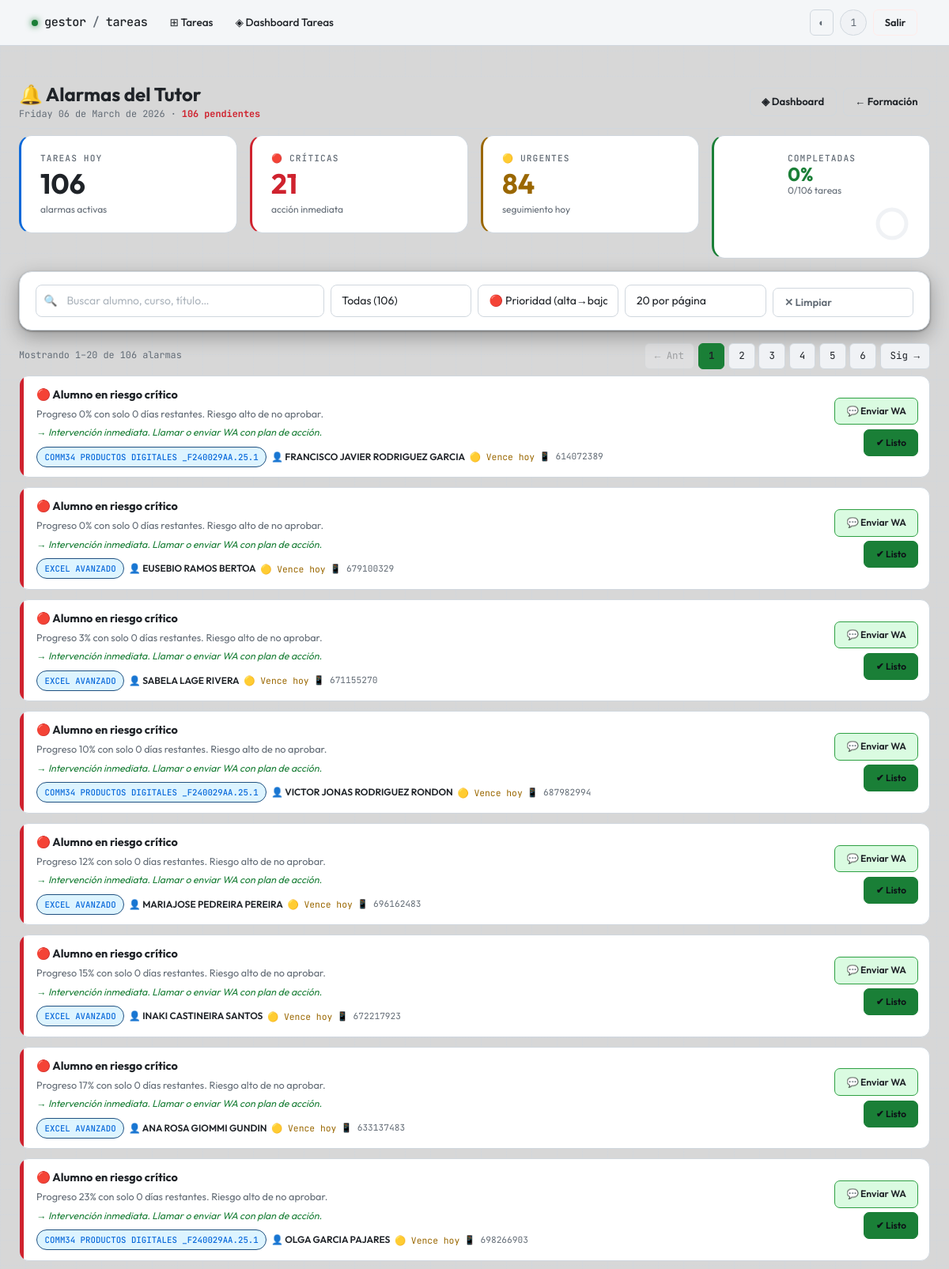
The app's page /formacion/alarmas (signed in, upper part) with its own data.
### tables this page shows
CREATE TABLE alumnos (
            id              INTEGER PRIMARY KEY AUTOINCREMENT,
            curso           TEXT,
            nombre          TEXT NOT NULL,
            progreso        REAL DEFAULT 0,
            examenes        INTEGER DEFAULT 0,
            fecha_inicio    TEXT,
            fecha_fin       TEXT,
            supera_75       INTEGER DEFAULT 0,
            telefono        TEXT,
            tutor_id        INTEGER,
            created_at      TEXT DEFAULT (datetime('now'))
        , archivado INTEGER DEFAULT 0, archivado_at TEXT, ultima_importacion TEXT, delta_progreso REAL DEFAULT 0, avanzo INTEGER DEFAULT 0);

### formacion.py (the view)
@formacion_bp.route("/formacion/alarmas")
@login_required
def formacion_alarmas():
    tutor_id   = session["user_id"]
    alarmas    = _generar_alarmas(tutor_id)
    completadas = _get_completadas_hoy(tutor_id)
    for a in alarmas:
        a["completada"] = a["clave"] in completadas
    total      = len(alarmas)
    pendientes = sum(1 for a in alarmas if not a["completada"])
    hechas     = total - pendientes
    from datetime import date as _d
    hoy_str = _d.today().strftime("%A %d de %B de %Y")
    return render_template(
        "formacion_alarmas.html",
        alarmas=alarmas,
        total=total,
        pendientes=pendientes,
        hechas=hechas,
        hoy_str=hoy_str,
    )

### formacion.py (called while the page is built)
def login_required(f):
    @wraps(f)
    def decorated(*args, **kwargs):
        if "user_id" not in session:
            return redirect(url_for("login"))
        return f(*args, **kwargs)
    return decorated

def get_form_conn():
    conn = sqlite3.connect(FORM_DB)
    conn.row_factory = sqlite3.Row
    return conn

def _get_completadas_hoy(tutor_id):
    from datetime import date as _d
    hoy = _d.today().isoformat()
    conn = get_form_conn()
    rows = conn.execute(
        "SELECT clave FROM alarmas_completadas WHERE tutor_id=? AND fecha_dia=?",
        (tutor_id, hoy)
    ).fetchall()
    conn.close()
    return {r["clave"] for r in rows}

### templates/formacion_alarmas.html (shortened to what this page needs)
{% extends "base.html" %}
{% block content %}
{% set criticas     = alarmas | selectattr('prioridad', 'equalto', 1) | list %}
{% set urgentes     = alarmas | selectattr('prioridad', 'equalto', 2) | list %}
{% set informativas = alarmas | selectattr('prioridad', 'equalto', 3) | list %}
<div class="sticky-top-bar">
  <div class="d-flex align-items-center justify-content-between flex-wrap gap-2">
    <div>
      <h4 style="font-weight:700; margin:0;">🔔 Alarmas del Tutor</h4>
      <div style="font-family:var(--mono); font-size:.74rem; color:var(--text-muted); margin-top:.15rem;">
        {{ hoy_str }}
        {% if pendientes > 0 %}
          · <span style="color:var(--red); font-weight:700;">{{ pendientes }} pendiente{{ 's' if pendientes != 1 else '' }}</span>
        {% else %}
          · <span style="color:var(--accent);">✔ Todo al día</span>
        {% endif %}
      </div>
    </div>
    <div class="d-flex gap-2">
      <a href="{{ url_for('formacion.formacion_dashboard') }}" class="btn btn-g-ghost btn-sm">◈ Dashboard</a>
      <a href="{{ url_for('formacion.formacion') }}" class="btn btn-g-ghost btn-sm">← Formación</a>
    </div>
  </div>
</div>
<div class="row g-3 mb-3">
  <div class="col-6 col-md-3">
    <div class="stat-card blue">
      <div class="stat-label">Tareas hoy</div>
      <div class="stat-value">{{ total }}</div>
      <div style="font-size:.75rem; color:var(--text-muted);">alarmas activas</div>
    </div>
  </div>
  <div class="col-6 col-md-3">
    <div class="stat-card red">
      <div class="stat-label">🔴 Críticas</div>
      <div class="stat-value" style="color:var(--red);">{{ criticas | length }}</div>
      <div style="font-size:.75rem; color:var(--text-muted);">acción inmediata</div>
    </div>
  </div>
  <div class="col-6 col-md-3">
    <div class="stat-card amber">
      <div class="stat-label">🟡 Urgentes</div>
      <div class="stat-value" style="color:var(--amber);">{{ urgentes | length }}</div>
      <div style="font-size:.75rem; color:var(--text-muted);">seguimiento hoy</div>
    </div>
  </div>
  <div class="col-6 col-md-3">
    {% set pct  = ((hechas / total * 100) | round(0) | int) if total else 0 %}
    {% set circ = 2 * 3.14159 * 18 %}
    {% set offset = circ * (1 - pct / 100) %}
    <div class="stat-card green" style="display:flex; align-items:center; gap:.6rem;">
      <div>
        <div class="stat-label">Completadas</div>
        <div class="stat-value" style="color:var(--accent); font-size:1.5rem;">{{ pct }}%</div>
        <div style="font-size:.75rem; color:var(--text-muted);">{{ hechas }}/{{ total }} tareas</div>
      </div>
      <svg class="ring-svg ms-auto" viewBox="0 0 46 46">
        <circle class="ring-bg" cx="23" cy="23" r="18"/>
        <circle class="ring-fg" cx="23" cy="23" r="18"
          stroke="{{ '#3fb950' if pct==100 else ('#d29922' if pct>0 else '#f85149') }}"
          stroke-dasharray="{{ circ }}"
          stroke-dashoffset="{{ offset }}"/>
      </svg>
    </div>
  </div>
</div>
{% if total == 0 %}
<div class="gcard">
  <div class="gcard-body" style="text-align:center; padding:3.5rem 1rem;">
    <div style="font-size:3.5rem; margin-bottom:.7rem;">🎉</div>
    <h5 style="font-weight:700; margin-bottom:.4rem;">¡Sin tareas pendientes hoy!</h5>
    <p style="color:var(--text-muted); font-size:.88rem;">No hay alarmas activas. Todos los alumnos están en orden.</p>
    <a href="{{ url_for('formacion.formacion') }}" class="btn btn-g-primary mt-2">← Volver a Formación</a>
  </div>
</div>
{% else %}
<div class="gcard mb-3">
  <div class="gcard-body" style="padding:1rem 1.25rem;">
    <div class="row g-2 align-items-end">
      <div class="col-12 col-md-4">
        <div class="search-wrap">
          <span class="search-icon">🔍</span>
          <input type="text" id="buscador" class="form-control"
                 placeholder="Buscar alumno, curso, título…">
        </div>
      </div>
      <div class="col-6 col-md-2">
        <select id="sel-filtro" class="form-select">
          <option value="todas">Todas ({{ total }})</option>
        </select>
      </div>
      <div class="col-6 col-md-2">
        <select id="sel-orden" class="form-select">
          <option value="prioridad_asc">🔴 Prioridad (alta→baja)</option>
        </select>
      </div>
      <div class="col-6 col-md-2">
        <select id="sel-perpage" class="form-select">
          <option value="20" selected>20 por página</option>
        </select>
      </div>
      <div class="col-6 col-md-2">
        <button onclick="limpiarFiltros()" class="btn btn-g-ghost w-100">✕ Limpiar</button>
      </div>
    </div>
  </div>
</div>
<div class="d-flex align-items-center justify-content-between flex-wrap gap-2 mb-2" id="pag-top-wrap" style="display:none!important;">
  <span id="pag-info-top" style="font-family:var(--mono); font-size:.74rem; color:var(--text-muted);"></span>
  <ul class="gpagination" id="pag-top" style="margin:0;"></ul>
</div>
<div id="alarmas-container">
  {% macro card(a) %}
  <div class="alarma-card {% if a.completada %}completada{% endif %}"
       data-prioridad="{{ a.prioridad }}"
       data-completada="{{ '1' if a.completada else '0' }}"
       data-alumno="{{ a.alumno_nombre | lower }}"
       data-curso="{{ a.curso | lower }}"
       data-titulo="{{ a.titulo | lower }}"
       data-dias="{{ a.dias_restantes if a.dias_restantes is not none else 9999 }}"
       data-search="{{ a.alumno_nombre | lower }} {{ a.curso | lower }} {{ a.titulo | lower }} {{ a.descripcion | lower }}">
    <div class="alarma-inner">
      <div class="alarma-stripe stripe-{{ a.prioridad }}"></div>
      <div class="alarma-body">
        <div class="alarma-titulo">{{ a.emoji }} {{ a.titulo }}</div>
        <div class="alarma-desc">{{ a.descripcion }}</div>
        <div class="alarma-accion">→ {{ a.accion }}</div>
        <div class="alarma-meta">
          <span class="badge-g badge-cat" style="font-size:.67rem;">{{ a.curso }}</span>
          {% if a.alumno_id %}
            <span style="font-size:.75rem; font-weight:600;">👤 {{ a.alumno_nombre }}</span>
          {% else %}
            <span style="font-size:.75rem; font-weight:600; color:var(--text-muted);">📚 {{ a.alumno_nombre }}</span>
          {% endif %}
          {% if a.dias_restantes is not none %}
            <span style="font-family:var(--mono); font-size:.71rem;
                  color:{% if a.dias_restantes < 0 %}var(--red){% elif a.dias_restantes <= 7 %}var(--amber){% else %}var(--text-muted){% endif %};">
              {% if a.dias_restantes < 0 %}
                🔴 Venció hace {{ a.dias_restantes | abs }} día{{ 's' if (a.dias_restantes | abs) != 1 else '' }}
              {% elif a.dias_restantes == 0 %}
                🟡 Vence hoy
              {% else %}
                📅 {{ a.dias_restantes }} día{{ 's' if a.dias_restantes != 1 else '' }} restante{{ 's' if a.dias_restantes != 1 else '' }}
              {% endif %}
            </span>
          {% endif %}
          {% if a.telefono %}
            <span style="font-size:.7rem; color:var(--text-muted); font-family:var(--mono);">📱 {{ a.telefono }}</span>
          {% elif a.alumno_id and a.tipo != 'sin_telefono' %}
            <span style="font-size:.7rem; color:var(--red);">⚠ sin teléfono</span>
          {% endif %}
        </div>
      </div>
      <div class="alarma-actions">
        {% if a.wa_link %}
          <a href="{{ a.wa_link }}" target="_blank"
             class="btn btn-g-success btn-sm"
             style="white-space:nowrap; font-size:.76rem;">💬 Enviar WA</a>
        {% endif %}
        <form method="POST" action="{{ url_for('formacion.alarma_completar') }}">
          {% if a.completada %}
            <input type="hidden" name="accion" value="deshacer">
            <button type="submit" class="btn btn-g-ghost btn-sm"
                    style="white-space:nowrap; font-size:.74rem;">↩ Deshacer</button>
          {% else %}
            <button type="submit" class="btn btn-g-primary btn-sm"
                    style="white-space:nowrap; font-size:.74rem;">✔ Listo</button>
          {% endif %}
        </form>
      </div>
    </div>
  </div>
  {% endmacro %}
  {% for a in criticas %}{{ card(a) }}{% endfor %}
</div>
{% endif %}
{% endblock %}

### templates/base.html (shortened to what this page needs)
<!DOCTYPE html>
<html lang="es">
<head>
  <link href="https://cdn.jsdelivr.net/npm/bootstrap@5.3.2/dist/css/bootstrap.min.css" rel="stylesheet">
  <link rel="stylesheet" href="{{ url_for('static', filename='css/components.css') }}?v=1">
</head>
<body>
<nav class="navbar navbar-expand-lg">
  <div class="container-fluid px-3">
    <a class="navbar-brand" href="/">
      <span class="dot"></span>
      gestor<span style="color:var(--text-muted)">/</span>tareas
    </a>
    <div class="collapse navbar-collapse" id="navMain">
      {% set path = request.path %}
      <ul class="navbar-nav me-auto gap-1 mt-2 mt-lg-0">
        <li class="nav-item">
          <a class="nav-link{{ ' active' if path == '/' else '' }}" href="/">
            ⊞ Tareas
          </a>
        </li>
        <li class="nav-item">
          <a class="nav-link{{ ' active' if path == '/dashboard' else '' }}" href="/dashboard">
            ◈ Dashboard Tareas
          </a>
        </li>
      </ul>
      <div class="d-flex align-items-center gap-2 mt-2 mt-lg-0">
        <button onclick="toggleLight()" class="btn-dark-toggle" title="Cambiar tema">◐</button>
        <span class="navbar-user">{{ session.get('user', '') }}</span>
        <a href="/logout" class="btn-logout">Salir</a>
      </div>
    </div>
  </div>
</nav>
<div class="page-wrapper pb-0 pt-2" style="max-width:1300px; margin:0 auto; padding-inline:1.5rem;">
</div>
<div class="page-wrapper">
  {% block content %}{% endblock %}
</div>
</body>
</html>

### static/css/components.css (style rules this page uses)
.search-wrap { position: relative; }
.search-wrap .search-icon { position: absolute; left: .65rem; top: 50%; transform: translateY(-50%); pointer-events: none; font-size: .85rem; }
.search-wrap input { padding-left: 2rem; }
.alarma-card { border: 1.5px solid var(--border); border-radius: 12px; background: var(--bg2); margin-bottom: .75rem; transition: box-shadow .15s, opacity .2s; overflow: hidden; }
.alarma-stripe { width: 5px; flex-shrink: 0; }
.stripe-1 { background: var(--red); }
.alarma-inner { display: flex; align-items: stretch; }
.alarma-body { flex: 1; padding: .8rem 1rem; }
.alarma-titulo { font-weight: 700; font-size: .9rem; margin-bottom: .2rem; }
.alarma-desc { font-size: .79rem; color: var(--text-muted); margin-bottom: .35rem; }
.alarma-accion { font-size: .77rem; color: var(--accent); font-style: italic; }
.alarma-meta { display:flex; flex-wrap:wrap; gap:.35rem; margin-top:.5rem; align-items:center; }
.alarma-actions { display:flex; flex-direction:column; justify-content:center; align-items:flex-end; gap:.35rem; padding:.8rem .85rem; flex-shrink:0; min-width:116px; }
.ring-svg { width:46px; height:46px; }
.sticky-top-bar { position:sticky; top:0; z-index:10; background:var(--bg); padding:.4rem 0 .5rem; border-bottom:1px solid var(--border); margin-bottom:.5rem; }

### records on screen
alumnos: emoji "🔴", titulo "Alumno en riesgo crítico", descripcion "Progreso 0% con solo 0 días restantes. Riesgo alto de no aprobar.", accion "Intervención inmediata. Llamar o enviar WA con plan de acción.", curso "COMM34 PRODUCTOS DIGITALES _F240029AA.25.1", alumno_nombre "FRANCISCO JAVIER RODRIGUEZ GARCIA", telefono "614072389"
alumnos: emoji "🔴", titulo "Alumno en riesgo crítico", descripcion "Progreso 0% con solo 0 días restantes. Riesgo alto de no aprobar.", accion "Intervención inmediata. Llamar o enviar WA con plan de acción.", curso "EXCEL AVANZADO", alumno_nombre "EUSEBIO RAMOS BERTOA", telefono "679100329"
alumnos: emoji "🔴", titulo "Alumno en riesgo crítico", descripcion "Progreso 3% con solo 0 días restantes. Riesgo alto de no aprobar.", accion "Intervención inmediata. Llamar o enviar WA con plan de acción.", curso "EXCEL AVANZADO", alumno_nombre "SABELA LAGE RIVERA", telefono "671155270"
alumnos: emoji "🔴", titulo "Alumno en riesgo crítico", descripcion "Progreso 10% con solo 0 días restantes. Riesgo alto de no aprobar.", accion "Intervención inmediata. Llamar o enviar WA con plan de acción.", curso "COMM34 PRODUCTOS DIGITALES _F240029AA.25.1", alumno_nombre "VICTOR JONAS RODRIGUEZ RONDON", telefono "687982994"
alumnos: emoji "🔴", titulo "Alumno en riesgo crítico", descripcion "Progreso 12% con solo 0 días restantes. Riesgo alto de no aprobar.", accion "Intervención inmediata. Llamar o enviar WA con plan de acción.", curso "EXCEL AVANZADO", alumno_nombre "MARIAJOSE PEDREIRA PEREIRA", telefono "696162483"
alumnos: emoji "🔴", titulo "Alumno en riesgo crítico", descripcion "Progreso 15% con solo 0 días restantes. Riesgo alto de no aprobar.", accion "Intervención inmediata. Llamar o enviar WA con plan de acción.", curso "EXCEL AVANZADO", alumno_nombre "INAKI CASTINEIRA SANTOS", telefono "672217923"
alumnos: emoji "🔴", titulo "Alumno en riesgo crítico", descripcion "Progreso 17% con solo 0 días restantes. Riesgo alto de no aprobar.", accion "Intervención inmediata. Llamar o enviar WA con plan de acción.", curso "EXCEL AVANZADO", alumno_nombre "ANA ROSA GIOMMI GUNDIN", telefono "633137483"
alumnos: emoji "🔴", titulo "Alumno en riesgo crítico", descripcion "Progreso 23% con solo 0 días restantes. Riesgo alto de no aprobar.", accion "Intervención inmediata. Llamar o enviar WA con plan de acción.", curso "COMM34 PRODUCTOS DIGITALES _F240029AA.25.1", alumno_nombre "OLGA GARCIA PAJARES", telefono "698266903"

### other values on screen
{{ session.get('user', '') }} "1"
{{ pendientes }} "106"
{{ 's' if pendientes != 1 else '' }} "s"
{{ total }} "106"
{{ criticas | length }} "21"
{{ urgentes | length }} "84"
{{ pct }} "0"
{{ hechas }} "0"
